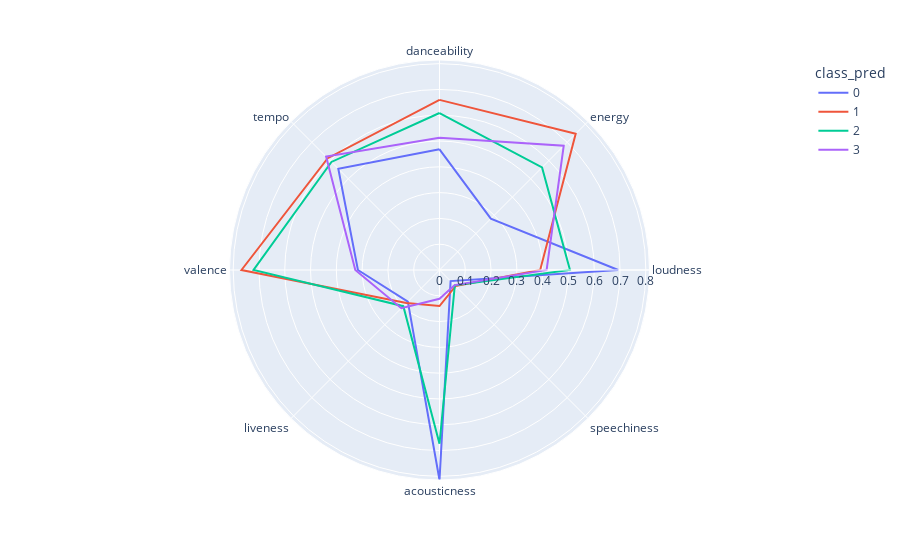

Write notebook code for a chart like this one.
### Code cell
# visualize the average of features of the four classes
use_cols = use_cols + ['class_pred']
df_norm['loudness'] = - df_norm['loudness']
polar=df_norm[use_cols].groupby(["class_pred"]).mean().reset_index()
polar=pd.melt(polar,id_vars=["class_pred"])
fig = px.line_polar(polar, r="value", theta="variable", color="class_pred", line_close=True)
fig.show()

df_norm['loudness'] = - df_norm['loudness']

### Figure 1 — Plotly figure (JSON) as saved in the notebook; plotly's stock layout.template omitted (floating-point values rounded to 4 significant figures)
{"data": [{"hovertemplate": "class_pred=0<br>value=%{r}<br>variable=%{theta}<extra></extra>", "legendgroup": "0", "line": {"color": "#636efa", "dash": "solid"}, "marker": {"symbol": "circle"}, "mode": "lines", "name": "0", "r": [0.468, 0.2814, 0.6929, 0.06089, 0.8142, 0.1736, 0.3163, 0.5549, 0.468], "showlegend": true, "subplot": "polar", "theta": ["danceability", "energy", "loudness", "speechiness", "acousticness", "liveness", "valence", "tempo", "danceability"], "type": "scatterpolar"}, {"hovertemplate": "class_pred=1<br>value=%{r}<br>variable=%{theta}<extra></extra>", "legendgroup": "1", "line": {"color": "#EF553B", "dash": "solid"}, "marker": {"symbol": "circle"}, "mode": "lines", "name": "1", "r": [0.6596, 0.7468, 0.3904, 0.08803, 0.1398, 0.1815, 0.7677, 0.6129, 0.6596], "showlegend": true, "subplot": "polar", "theta": ["danceability", "energy", "loudness", "speechiness", "acousticness", "liveness", "valence", "tempo", "danceability"], "type": "scatterpolar"}, {"hovertemplate": "class_pred=2<br>value=%{r}<br>variable=%{theta}<extra></extra>", "legendgroup": "2", "line": {"color": "#00cc96", "dash": "solid"}, "marker": {"symbol": "circle"}, "mode": "lines", "name": "2", "r": [0.6087, 0.5623, 0.5058, 0.084, 0.6737, 0.1984, 0.721, 0.5924, 0.6087], "showlegend": true, "subplot": "polar", "theta": ["danceability", "energy", "loudness", "speechiness", "acousticness", "liveness", "valence", "tempo", "danceability"], "type": "scatterpolar"}, {"hovertemplate": "class_pred=3<br>value=%{r}<br>variable=%{theta}<extra></extra>", "legendgroup": "3", "line": {"color": "#ab63fa", "dash": "solid"}, "marker": {"symbol": "circle"}, "mode": "lines", "name": "3", "r": [0.5126, 0.6813, 0.4153, 0.0829, 0.1117, 0.2094, 0.3265, 0.6217, 0.5126], "showlegend": true, "subplot": "polar", "theta": ["danceability", "energy", "loudness", "speechiness", "acousticness", "liveness", "valence", "tempo", "danceability"], "type": "scatterpolar"}], "layout": {"legend": {"title": {"text": "class_pred"}, "tracegroupgap": 0}, "margin": {"t": 60}, "polar": {"angularaxis": {"direction": "clockwise", "rotation": 90}, "domain": {"x": [0, 1], "y": [0, 1]}}}}
